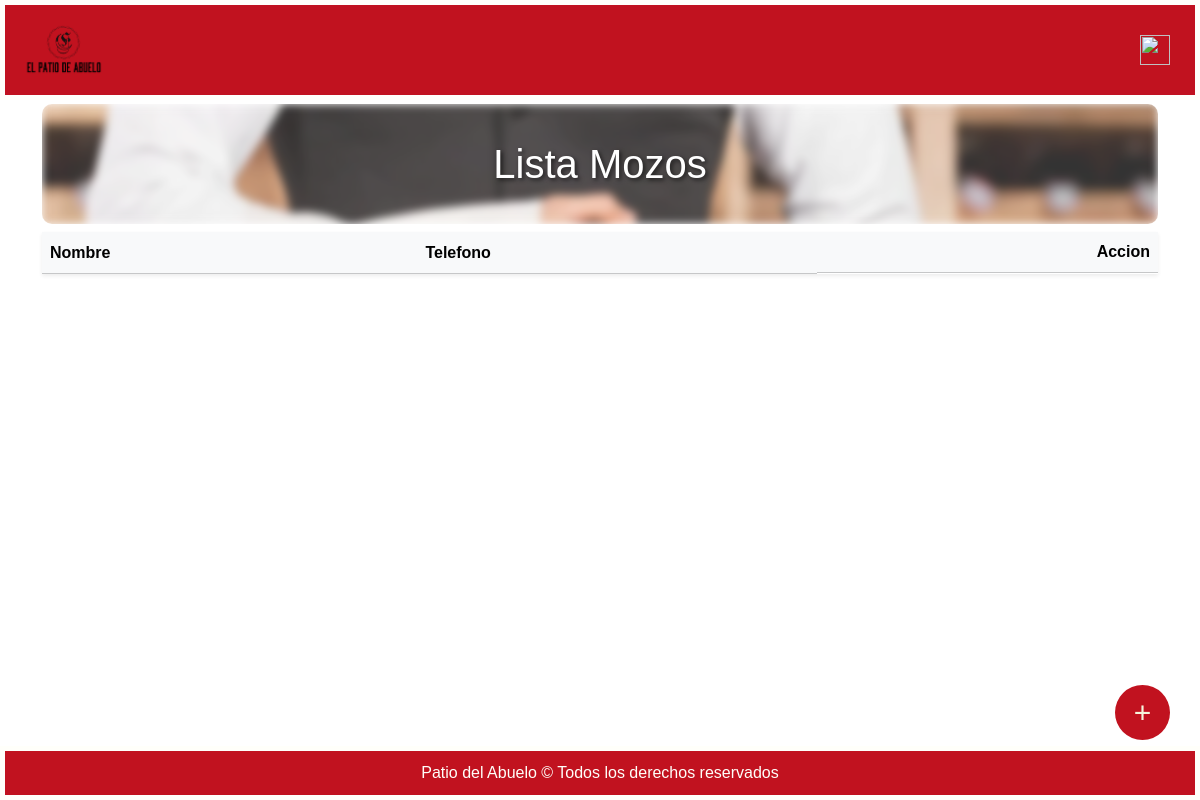
Page /mozos/ (signed in) on the earlier database version.
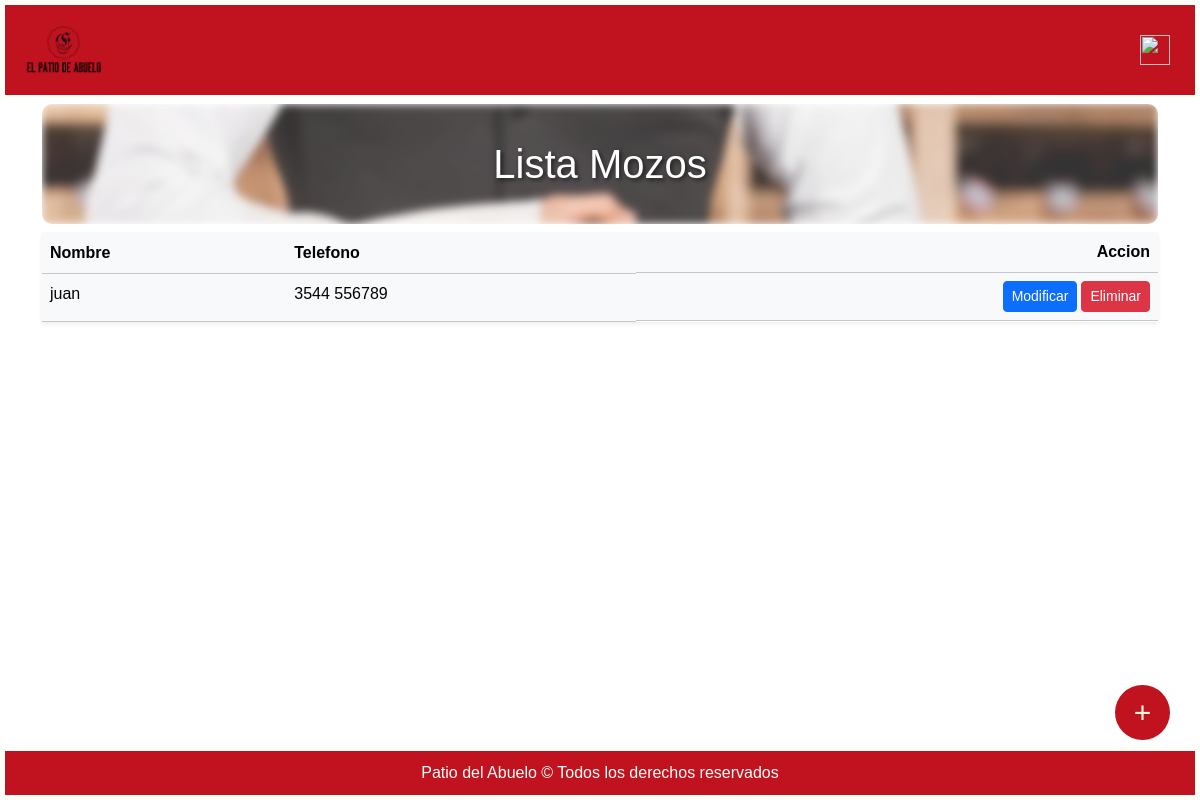
Same page on the later database version.
### miAplicacion/models.py (models this page shows, shortened)
class Mozo(models.Model):
    nombre = models.CharField(max_length=120)
    telefono = models.CharField(max_length=30, null=True, blank=True)

### miAplicacion/views.py (the view)
# urls.py: path("mozos/", login_required(permission_required('miAplicacion.view_mozo')(views.listaMozos.as_view())), name="listaMozos"),
class listaMozos(ListView):
    model = Mozo
    template_name = os.path.join("listas", "listaMozos.html")
    context_object_name = 'mozos'

### patioAbuelo/templates/listas/listaMozos.html (shortened to what this page needs)
{% extends "base.html" %}
{% block content %}
  <div class="container">
    <h1 class="text-center mt-1 cont titulo">Lista Mozos</h1>
      <table class="table table-light shadow-sm table-responsive">
            <thead class="bg-light">
              <tr>
                <th scope="col">Nombre</th>
                <th scope="col">Telefono</th>
                <th scope="col" class="d-flex justify-content-end">
                Accion
                </th>
              </tr>
            </thead>
            <tbody>
              {% for m in mozos %}
                {% if m.nombre != "Mozo"%}
                  <tr>
                    <td onclick="openModal('{{ m.nombre }}', '{{ m.telefono }}', '/mozos/mozoModif/{{ m.id }}', '/mozos/mozoBorrar/{{ m.id }}')">{{m.nombre}}</td>
                    {% if m.telefono %}
                      <td onclick="openModal('{{ m.nombre }}', '{{ m.telefono }}', '/mozos/mozoModif/{{ m.id }}', '/mozos/mozoBorrar/{{ m.id }}')">{{m.telefono}}</td>
                    {% else %}
                      <td onclick="openModal('{{ m.nombre }}', '{{ m.telefono }}', '/mozos/mozoModif/{{ m.id }}', '/mozos/mozoBorrar/{{ m.id }}')">-----</td>
                    {% endif %}
                    <td class="d-flex justify-content-end gap-1">
                      <button class="btn btn-sm btn-primary"><a href="/mozos/mozoModif/{{ m.id }}" class="text-white text-decoration-none">Modificar</a></button>
                      <button class="btn btn-sm btn-danger"><a href="/mozos/mozoBorrar/{{ m.id }}" class="text-white text-decoration-none">Eliminar</a></button>
                    </td>
                  </tr>
                {% endif %}
              {% endfor %}
            </tbody>
      </table>
      {% if perms.miAplicacion.add_mozo %}
      <a href={% url "mozoNuevo" %} class="customButton">+</a>
      {% endif %}
  </div>
{% endblock %}

Differences in the rows shown:
added Mozo: nombre "juan", telefono "3544 556789"
